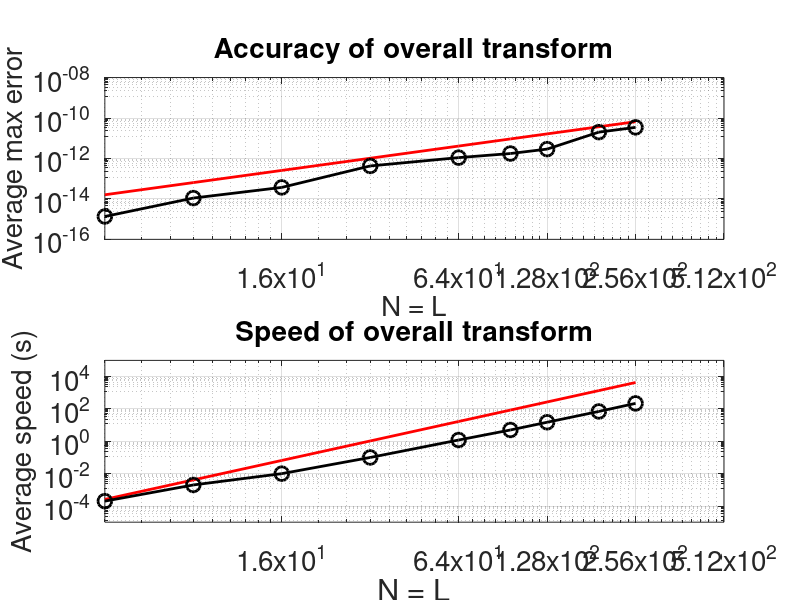

Write MATLAB code to recreate this figure.
% flag_perf_tests

ell = [ 4 8 16 32 64 96 128 192 256];
accuracy = [ ...
    1.35e-15 ... % 4
    1.10e-14 ... % 8
    3.70e-14 ... % 16
    4.26e-13 ... % 32
    1.10e-12 ... % 64
    1.75e-12 ... % 96
    2.9e-12 ...  % 128
    2.0e-11 ...  % 192 
    3.44e-11 ... % 256
    ];
speed = [ ...
    0.0002 ...  % 4
    0.002 ... % 8
    0.01 ... % 16
    0.1 ... % 32
    1.2 ... % 64
    5 ...  % 96
    15 ... % 128
    70 ... % 192
    220 % 256
    ];

figure('Position',[100 100 600 600])

subplot(2,1,1)
loglog( ell, (1e-15)*ell.^2, 'red','LineWidth', 2 )
hold on
loglog(ell, accuracy, '-oblack', 'LineWidth', 2, 'MarkerSize',10)
grid on
set(gca,'XTick',[  16 64  128  256 512 ],'FontSize',20)
set(gca,'YTick',[1e-16 1e-14 1e-12  1e-10 1e-8] ,'FontSize',20)
axis([0 512 1e-16 1e-8])
xlabel('N = L','FontSize',20)
ylabel('Average max error','FontSize',20)
title('Accuracy of overall transform','FontSize',20)


subplot(2,1,2)
loglog( ell, (1e-6)*ell.^4, 'red','LineWidth', 2 )
hold on
loglog(ell, speed, '-oblack', 'LineWidth', 2, 'MarkerSize',10)
grid on
axis([0 512 1e-5 1e5])
xlabel('N = L','FontSize',20)
set(gca,'YTick',[1e-6 1e-4 1e-2  1e0 1e2 1e4 1e6] ,'FontSize',20)
ylabel('Average speed (s)','FontSize',20)
set(gca,'XTick',[  16 64  128  256 512 ],'FontSize',20)
title('Speed of overall transform','FontSize',20)

